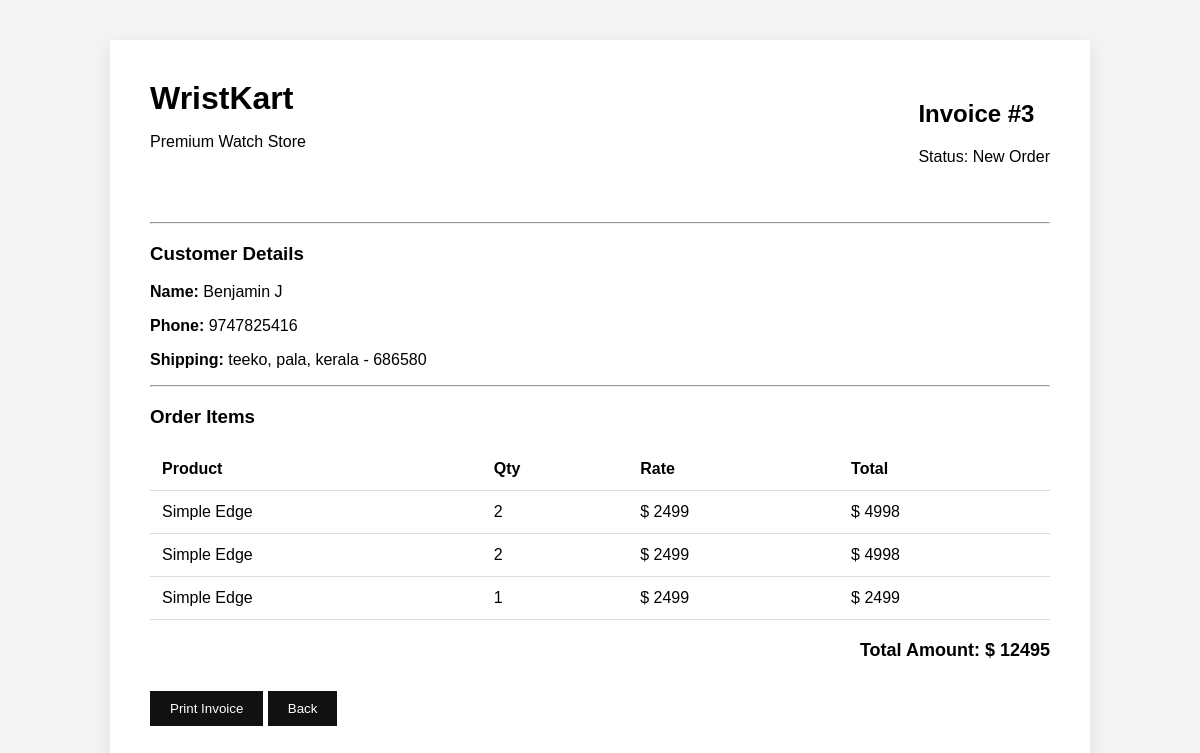
The page /invoice/3/ (signed in) on the database its author committed.
### myapp/models.py (models this page shows)
class onlinemaster(models.Model):
    salesno = models.IntegerField()
    salesdate = models.DateField(default=date.today)
    userid = models.IntegerField()
    uname = models.CharField(max_length=30)
    shipment= models.CharField(max_length=300)
    phone = models.CharField(max_length=10)
    cardno = models.CharField(max_length=40)
    total = models.IntegerField()
    status = models.CharField(max_length=30, default='New Order')

class onlinesub(models.Model):
    salesno = models.IntegerField()
    slno =models.IntegerField()
    pname = models.CharField(max_length=40)
    rate = models.IntegerField()
    qty = models.IntegerField()
    total = models.IntegerField()

### myapp/views.py (the view)
    def wrapper(request, *args, **kwargs):
        if 'id' not in request.session:
            return redirect('/bb/')
        return view_func(request, *args, **kwargs)

### myapp/views.py (called while the page is built)
def user_required(view_func):
    def wrapper(request, *args, **kwargs):
        if 'id' not in request.session:
            return redirect('/bb/')
        return view_func(request, *args, **kwargs)
    return wrapper

@user_required
def invoice_view(request, salesno):
    master = onlinemaster.objects.get(salesno=salesno)
    items = onlinesub.objects.filter(salesno=salesno)
    return render(request, "invoice.html", {
        "master": master,
        "items": items
    })

### myapp/templates/invoice.html (shortened to what this page needs)
<!DOCTYPE html>
<html>
<head>
</head>
<body>
<div class="invoice">
<div class="header">
<div>
<h1>WristKart</h1>
<p>Premium Watch Store</p>
</div>
<div>
<h2>Invoice #{{ master.salesno }}</h2>
<p>Status: {{ master.status }}</p>
</div>
</div>
<hr>
<h3>Customer Details</h3>
<p><strong>Name:</strong> {{ master.uname }}</p>
<p><strong>Phone:</strong> {{ master.phone }}</p>
<p><strong>Shipping:</strong> {{ master.shipment }}</p>
<hr>
<h3>Order Items</h3>
<table class="table">
<tr>
<th>Product</th>
<th>Qty</th>
<th>Rate</th>
<th>Total</th>
</tr>
{% for item in items %}
<tr>
<td>{{ item.pname }}</td>
<td>{{ item.qty }}</td>
<td>$ {{ item.rate }}</td>
<td>$ {{ item.total }}</td>
</tr>
{% endfor %}
</table>
<div class="total">
Total Amount: $ {{ master.total }}
</div>
<button onclick="window.print()" class="print-btn">
Print Invoice
</button>
<button onclick="history.back()" class="print-btn">
Back
</button>
</div>
</body>
</html>

### myapp/templates/invoice.html (style rules this page uses)
body { font-family:Arial; background:#f5f5f5; margin:0; padding:40px; }
.invoice { background:white; padding:40px; max-width:900px; margin:auto; box-shadow:0 5px 20px rgba(0,0,0,0.1); }
.header { display:flex; justify-content:space-between; margin-bottom:40px; }
h1 { margin:0; }
.table { width:100%; border-collapse:collapse; margin-top:20px; }
.table th, .table td { padding:12px; border-bottom:1px solid #ddd; text-align:left; }
.total { text-align:right; font-size:18px; font-weight:bold; margin-top:20px; }
.print-btn { margin-top:30px; padding:10px 20px; background:#111; color:white; border:none; cursor:pointer; }

### rows shown on the page
onlinemaster: salesno "3", status "New Order", uname "Benjamin J", phone "9747825416", shipment "teeko, pala, kerala - 686580", total "12495"
onlinesub: pname "Simple Edge", qty "2", rate "2499", total "4998"
onlinesub: pname "Simple Edge", qty "2", rate "2499", total "4998"
onlinesub: pname "Simple Edge", qty "1", rate "2499", total "2499"
